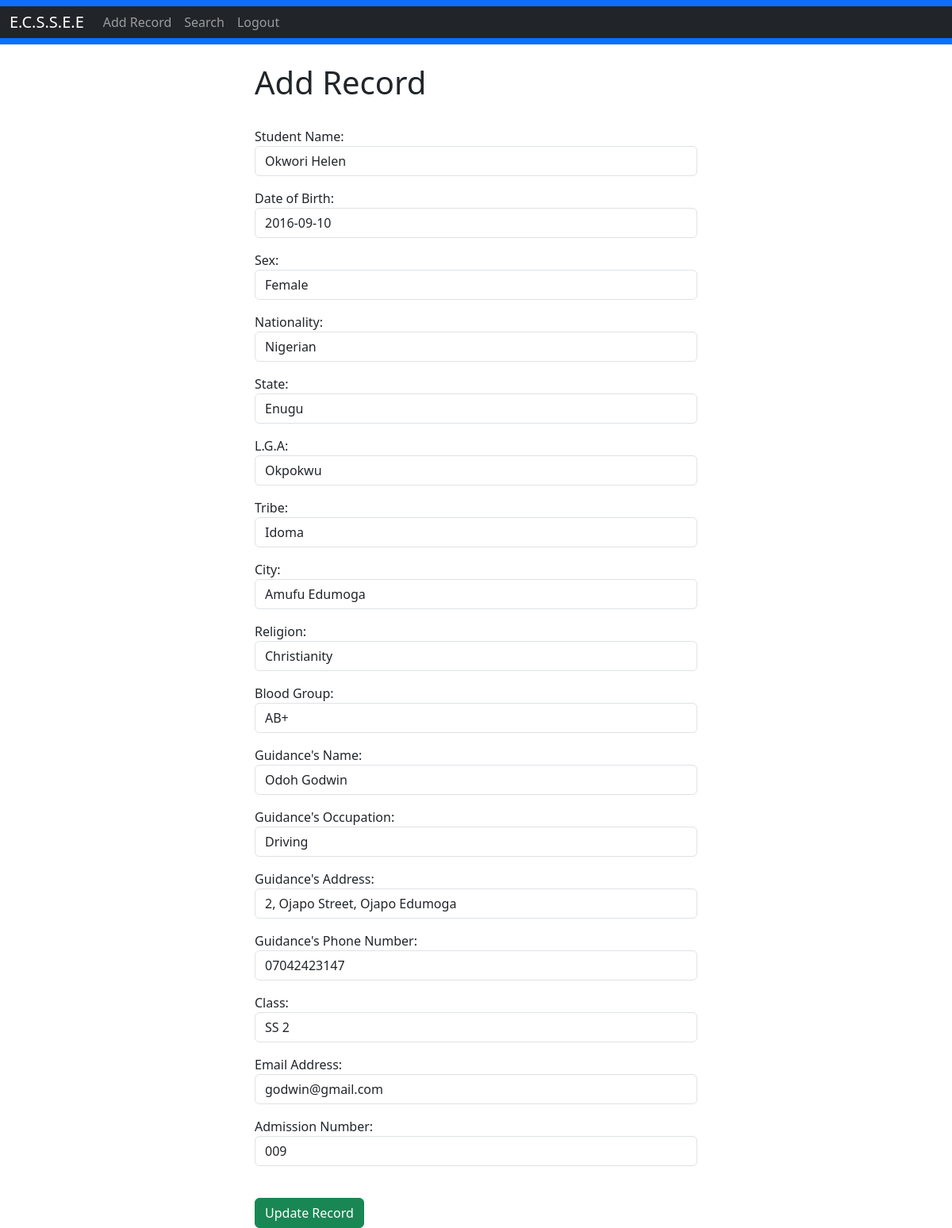
Screenshot of /update_record/9 (signed in) with the database file from the repository.
### mysite/models.py (models this page shows, shortened)
class Record(models.Model):
	created_at = models.DateTimeField(auto_now_add=True)
	s_name = models.CharField(max_length=50)
	date_of_birth = models.DateField(max_length=30, blank=True)
	sex = models.CharField(max_length=15, blank=True)
	nationality = models.CharField(max_length=30, blank=True)
	state = models.CharField(max_length=20, blank=True)
	l_g_a = models.CharField(max_length=50)
	tribe = models.CharField(max_length=50)
	city = models.CharField(max_length=100)
	religion = models.CharField(max_length=50)
	blood_group = models.CharField(max_length=10)
	guidance_name = models.CharField(max_length=50)
	guidance_occupation = models.CharField(max_length=50)
	guidance_address = models.CharField(max_length=100)
	guidance_phone = models.CharField(max_length=15)
	clas = models.CharField(max_length=50)
	email = models.CharField(max_length=100, blank=True)
	admission_number = models.CharField(max_length=500)

### mysite/views.py (the view)
# urls.py: path('update_record/<int:pk>', views.update_record, name='update_record'),
def update_record(request, pk):
	if request.user.is_authenticated:
		current_record = Record.objects.get(id=pk)
		form = AddRecordForm(request.POST or None, instance=current_record)
		if form.is_valid():
			form.save()
			messages.success(request, "Record Has Been Updated!")
			return redirect('home')
		return render(request, 'update_record.html', {'form':form})
	else:
		messages.success(request, "You Must Be Logged In...")
		return redirect('home')

### mysite/templates/update_record.html (shortened to what this page needs)
{% extends 'base.html' %}
{% block content %}
<div class="col-md-6 offset-md-3">
<h1>Add Record</h1>
<br/>
<form method="POST">
	{{ form.as_p }}
<br/>
  <button type="submit" class="btn btn-success">Update Record</button>
</form>
</div>
{% endblock %}

### rows the page displays
Record: s_name "Okwori Helen", date_of_birth "2016-09-10", sex "Female", nationality "Nigerian", state "Enugu", l_g_a "Okpokwu", tribe "Idoma", city "Amufu Edumoga", religion "Christianity", blood_group "AB+", guidance_name "Odoh Godwin", guidance_occupation "Driving", guidance_address "2, Ojapo Street, Ojapo Edumoga", guidance_phone "07042423147", clas "SS 2", email "godwin@gmail.com", admission_number "009"
